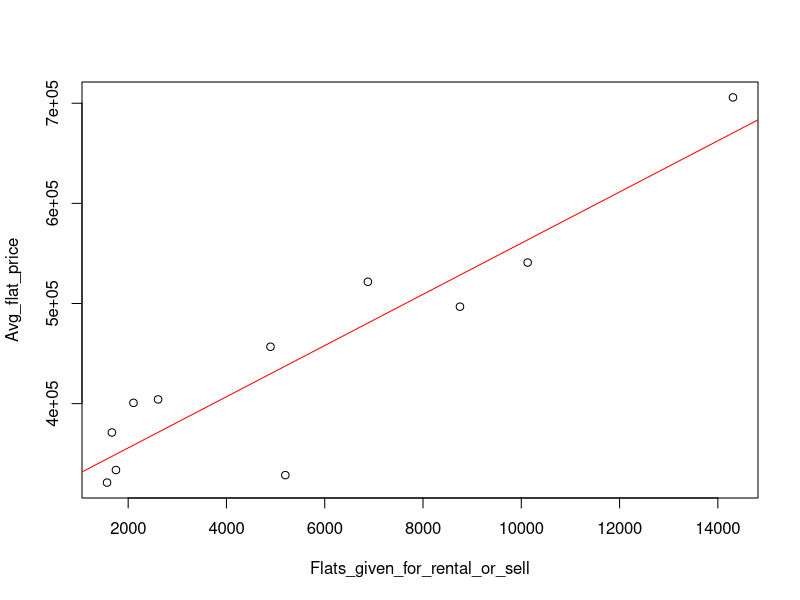
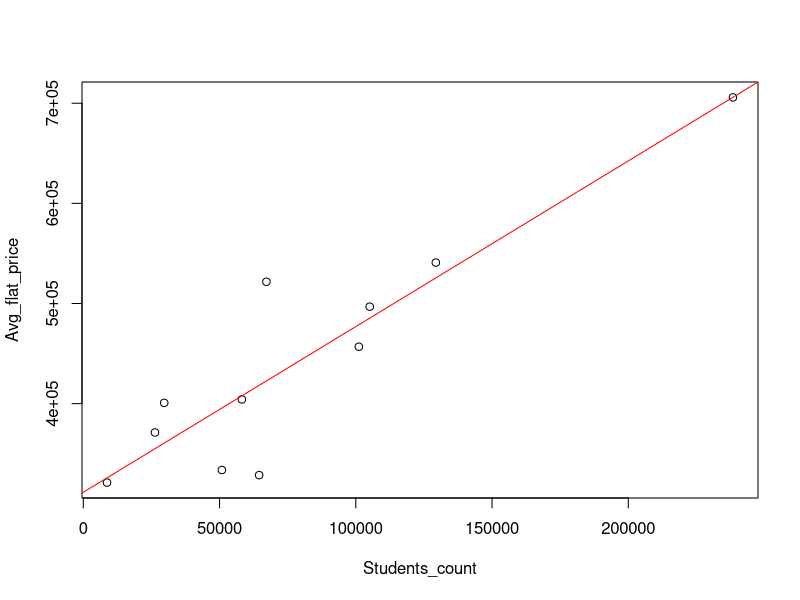

The R script that drew these images, in order:
# reding data with readxl library
library(readxl)
dataSet <- read_excel("data/R_data.xlsx")

head(dataSet)
View(dataSet)

# linear regression 
# (Flats_given_for_rental_or_sell ~ Avg_flat_price)
plot(Avg_flat_price~Flats_given_for_rental_or_sell, data=dataSet)

regFPriFGiv <- lm(Avg_flat_price~Flats_given_for_rental_or_sell, data=dataSet)
summary(regFPriFGiv)
abline(regFPriFGiv, col='red')

# linear regression
# (students_count ~ avg_flat_price)
plot(Avg_flat_price~Students_count, data=dataSet)

regFPriStud <- lm(Avg_flat_price~Students_count, data=dataSet)
summary(regFPriStud)
abline(regFPriStud, col='red')

# multiple linear regression
# (Avg_flat_price ~ Flats_given_for_rental_or_sell + Students_count)
regMulVar <- lm(
  Avg_flat_price~Flats_given_for_rental_or_sell+Students_count,
  data=dataSet)

summary(regMulVar)
